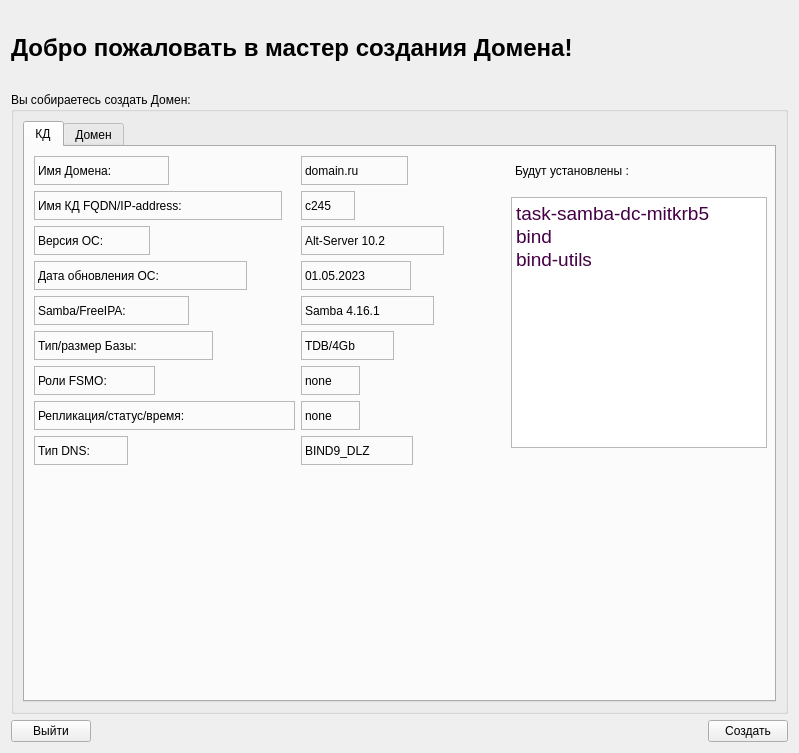
<?xml version="1.0" encoding="UTF-8"?>
<ui version="4.0">
 <class>Step1Page</class>
 <widget class="QWidget" name="Step1Page">
  <property name="geometry">
   <rect>
    <x>0</x>
    <y>0</y>
    <width>799</width>
    <height>753</height>
   </rect>
  </property>
  <property name="font">
   <font>
    <underline>false</underline>
   </font>
  </property>
  <property name="windowTitle">
   <string>Form</string>
  </property>
  <layout class="QGridLayout" name="gridLayout_2">
   <item row="2" column="0">
    <widget class="QPushButton" name="exitPushButton">
     <property name="text">
      <string>Выйти</string>
     </property>
    </widget>
   </item>
   <item row="0" column="3">
    <widget class="QLabel" name="label_9">
     <property name="sizePolicy">
      <sizepolicy hsizetype="Fixed" vsizetype="Fixed">
       <horstretch>0</horstretch>
       <verstretch>0</verstretch>
      </sizepolicy>
     </property>
     <property name="minimumSize">
      <size>
       <width>75</width>
       <height>75</height>
      </size>
     </property>
     <property name="maximumSize">
      <size>
       <width>50</width>
       <height>50</height>
      </size>
     </property>
     <property name="frameShape">
      <enum>QFrame::NoFrame</enum>
     </property>
     <property name="text">
      <string/>
     </property>
     <property name="pixmap">
      <pixmap>logo.png</pixmap>
     </property>
     <property name="scaledContents">
      <bool>true</bool>
     </property>
    </widget>
   </item>
   <item row="2" column="3">
    <widget class="QPushButton" name="nextPushButton">
     <property name="text">
      <string>Создать</string>
     </property>
    </widget>
   </item>
   <item row="0" column="0" colspan="3">
    <widget class="QLabel" name="label">
     <property name="sizePolicy">
      <sizepolicy hsizetype="Fixed" vsizetype="Fixed">
       <horstretch>0</horstretch>
       <verstretch>0</verstretch>
      </sizepolicy>
     </property>
     <property name="font">
      <font>
       <pointsize>18</pointsize>
       <weight>75</weight>
       <bold>true</bold>
       <underline>false</underline>
      </font>
     </property>
     <property name="text">
      <string>Добро пожаловать в мастер создания Домена! </string>
     </property>
     <property name="margin">
      <number>3</number>
     </property>
    </widget>
   </item>
   <item row="2" column="1">
    <spacer name="horizontalSpacer">
     <property name="orientation">
      <enum>Qt::Horizontal</enum>
     </property>
     <property name="sizeHint" stdset="0">
      <size>
       <width>538</width>
       <height>20</height>
      </size>
     </property>
    </spacer>
   </item>
   <item row="1" column="0" colspan="4">
    <widget class="QGroupBox" name="groupBox">
     <property name="sizePolicy">
      <sizepolicy hsizetype="Expanding" vsizetype="Expanding">
       <horstretch>0</horstretch>
       <verstretch>0</verstretch>
      </sizepolicy>
     </property>
     <property name="font">
      <font>
       <weight>50</weight>
       <bold>false</bold>
       <underline>false</underline>
      </font>
     </property>
     <property name="title">
      <string>Вы собираетесь создать Домен:</string>
     </property>
     <property name="flat">
      <bool>true</bool>
     </property>
     <property name="checkable">
      <bool>false</bool>
     </property>
     <layout class="QGridLayout" name="gridLayout_3">
      <item row="0" column="0">
       <widget class="QTabWidget" name="tabWidget">
        <property name="currentIndex">
         <number>0</number>
        </property>
        <widget class="QWidget" name="tab">
         <attribute name="title">
          <string>КД</string>
         </attribute>
         <widget class="QLabel" name="label_2">
          <property name="geometry">
           <rect>
            <x>9</x>
            <y>9</y>
            <width>135</width>
            <height>29</height>
           </rect>
          </property>
          <property name="font">
           <font>
            <weight>50</weight>
            <bold>false</bold>
            <underline>false</underline>
           </font>
          </property>
          <property name="frameShape">
           <enum>QFrame::StyledPanel</enum>
          </property>
          <property name="frameShadow">
           <enum>QFrame::Plain</enum>
          </property>
          <property name="lineWidth">
           <number>1</number>
          </property>
          <property name="midLineWidth">
           <number>0</number>
          </property>
          <property name="text">
           <string>Имя Домена:</string>
          </property>
         </widget>
         <widget class="QLabel" name="label_18">
          <property name="geometry">
           <rect>
            <x>276</x>
            <y>9</y>
            <width>107</width>
            <height>29</height>
           </rect>
          </property>
          <property name="font">
           <font>
            <weight>50</weight>
            <bold>false</bold>
            <underline>false</underline>
           </font>
          </property>
          <property name="frameShape">
           <enum>QFrame::StyledPanel</enum>
          </property>
          <property name="frameShadow">
           <enum>QFrame::Plain</enum>
          </property>
          <property name="lineWidth">
           <number>1</number>
          </property>
          <property name="midLineWidth">
           <number>0</number>
          </property>
          <property name="text">
           <string>domain.ru</string>
          </property>
         </widget>
         <widget class="QTextEdit" name="textEdit">
          <property name="geometry">
           <rect>
            <x>486</x>
            <y>50</y>
            <width>256</width>
            <height>251</height>
           </rect>
          </property>
          <property name="sizePolicy">
           <sizepolicy hsizetype="Maximum" vsizetype="Expanding">
            <horstretch>25</horstretch>
            <verstretch>0</verstretch>
           </sizepolicy>
          </property>
          <property name="html">
           <string>&lt;!DOCTYPE HTML PUBLIC &quot;-//W3C//DTD HTML 4.0//EN&quot; &quot;http://www.w3.org/TR/REC-html40/strict.dtd&quot;&gt;
&lt;html&gt;&lt;head&gt;&lt;meta name=&quot;qrichtext&quot; content=&quot;1&quot; /&gt;&lt;style type=&quot;text/css&quot;&gt;
p, li { white-space: pre-wrap; }
&lt;/style&gt;&lt;/head&gt;&lt;body style=&quot; font-family:'Noto Sans'; font-size:14pt; font-weight:400; font-style:normal;&quot;&gt;
&lt;p style=&quot; margin-top:0px; margin-bottom:0px; margin-left:0px; margin-right:0px; -qt-block-indent:0; text-indent:0px;&quot;&gt;&lt;span style=&quot; font-family:'droid sans mono','liberation sans mono','monospace'; color:#440044;&quot;&gt;task-samba-dc-mitkrb5&lt;/span&gt;&lt;/p&gt;
&lt;p style=&quot; margin-top:0px; margin-bottom:0px; margin-left:0px; margin-right:0px; -qt-block-indent:0; text-indent:0px;&quot;&gt;&lt;span style=&quot; font-family:'droid sans mono','liberation sans mono','monospace'; color:#440044;&quot;&gt;bind&lt;/span&gt;&lt;/p&gt;
&lt;p style=&quot; margin-top:0px; margin-bottom:0px; margin-left:0px; margin-right:0px; -qt-block-indent:0; text-indent:0px;&quot;&gt;&lt;span style=&quot; font-family:'droid sans mono','liberation sans mono','monospace'; color:#440044;&quot;&gt;bind-utils&lt;/span&gt;&lt;/p&gt;
&lt;p style=&quot;-qt-paragraph-type:empty; margin-top:0px; margin-bottom:0px; margin-left:0px; margin-right:0px; -qt-block-indent:0; text-indent:0px; font-family:'droid sans mono','liberation sans mono','monospace'; color:#440044;&quot;&gt;&lt;br /&gt;&lt;/p&gt;
&lt;p style=&quot;-qt-paragraph-type:empty; margin-top:0px; margin-bottom:0px; margin-left:0px; margin-right:0px; -qt-block-indent:0; text-indent:0px;&quot;&gt;&lt;br /&gt;&lt;/p&gt;&lt;/body&gt;&lt;/html&gt;</string>
          </property>
         </widget>
         <widget class="QLabel" name="label_3">
          <property name="geometry">
           <rect>
            <x>9</x>
            <y>44</y>
            <width>248</width>
            <height>29</height>
           </rect>
          </property>
          <property name="font">
           <font>
            <weight>50</weight>
            <bold>false</bold>
            <underline>false</underline>
           </font>
          </property>
          <property name="frameShape">
           <enum>QFrame::StyledPanel</enum>
          </property>
          <property name="frameShadow">
           <enum>QFrame::Plain</enum>
          </property>
          <property name="lineWidth">
           <number>1</number>
          </property>
          <property name="midLineWidth">
           <number>0</number>
          </property>
          <property name="text">
           <string>Имя КД FQDN/IP-address:</string>
          </property>
         </widget>
         <widget class="QLabel" name="label_17">
          <property name="geometry">
           <rect>
            <x>276</x>
            <y>44</y>
            <width>54</width>
            <height>29</height>
           </rect>
          </property>
          <property name="font">
           <font>
            <weight>50</weight>
            <bold>false</bold>
            <underline>false</underline>
           </font>
          </property>
          <property name="frameShape">
           <enum>QFrame::StyledPanel</enum>
          </property>
          <property name="frameShadow">
           <enum>QFrame::Plain</enum>
          </property>
          <property name="lineWidth">
           <number>1</number>
          </property>
          <property name="midLineWidth">
           <number>0</number>
          </property>
          <property name="text">
           <string>c245</string>
          </property>
         </widget>
         <widget class="QLabel" name="label_4">
          <property name="geometry">
           <rect>
            <x>9</x>
            <y>79</y>
            <width>116</width>
            <height>29</height>
           </rect>
          </property>
          <property name="font">
           <font>
            <weight>50</weight>
            <bold>false</bold>
            <underline>false</underline>
           </font>
          </property>
          <property name="frameShape">
           <enum>QFrame::StyledPanel</enum>
          </property>
          <property name="frameShadow">
           <enum>QFrame::Plain</enum>
          </property>
          <property name="lineWidth">
           <number>1</number>
          </property>
          <property name="midLineWidth">
           <number>0</number>
          </property>
          <property name="text">
           <string>Версия ОС:</string>
          </property>
         </widget>
         <widget class="QLabel" name="label_19">
          <property name="geometry">
           <rect>
            <x>276</x>
            <y>79</y>
            <width>143</width>
            <height>29</height>
           </rect>
          </property>
          <property name="font">
           <font>
            <weight>50</weight>
            <bold>false</bold>
            <underline>false</underline>
           </font>
          </property>
          <property name="frameShape">
           <enum>QFrame::StyledPanel</enum>
          </property>
          <property name="frameShadow">
           <enum>QFrame::Plain</enum>
          </property>
          <property name="lineWidth">
           <number>1</number>
          </property>
          <property name="midLineWidth">
           <number>0</number>
          </property>
          <property name="text">
           <string>Alt-Server 10.2</string>
          </property>
         </widget>
         <widget class="QLabel" name="label_5">
          <property name="geometry">
           <rect>
            <x>9</x>
            <y>114</y>
            <width>213</width>
            <height>29</height>
           </rect>
          </property>
          <property name="font">
           <font>
            <weight>50</weight>
            <bold>false</bold>
            <underline>false</underline>
           </font>
          </property>
          <property name="frameShape">
           <enum>QFrame::StyledPanel</enum>
          </property>
          <property name="frameShadow">
           <enum>QFrame::Plain</enum>
          </property>
          <property name="lineWidth">
           <number>1</number>
          </property>
          <property name="midLineWidth">
           <number>0</number>
          </property>
          <property name="text">
           <string>Дата обновления ОС:</string>
          </property>
         </widget>
         <widget class="QLabel" name="label_12">
          <property name="geometry">
           <rect>
            <x>276</x>
            <y>114</y>
            <width>110</width>
            <height>29</height>
           </rect>
          </property>
          <property name="font">
           <font>
            <weight>50</weight>
            <bold>false</bold>
            <underline>false</underline>
           </font>
          </property>
          <property name="frameShape">
           <enum>QFrame::StyledPanel</enum>
          </property>
          <property name="frameShadow">
           <enum>QFrame::Plain</enum>
          </property>
          <property name="lineWidth">
           <number>1</number>
          </property>
          <property name="midLineWidth">
           <number>0</number>
          </property>
          <property name="text">
           <string>01.05.2023</string>
          </property>
         </widget>
         <widget class="QLabel" name="label_6">
          <property name="geometry">
           <rect>
            <x>9</x>
            <y>149</y>
            <width>155</width>
            <height>29</height>
           </rect>
          </property>
          <property name="font">
           <font>
            <weight>50</weight>
            <bold>false</bold>
            <underline>false</underline>
           </font>
          </property>
          <property name="frameShape">
           <enum>QFrame::StyledPanel</enum>
          </property>
          <property name="frameShadow">
           <enum>QFrame::Plain</enum>
          </property>
          <property name="lineWidth">
           <number>1</number>
          </property>
          <property name="midLineWidth">
           <number>0</number>
          </property>
          <property name="text">
           <string>Samba/FreeIPA:</string>
          </property>
         </widget>
         <widget class="QLabel" name="label_13">
          <property name="geometry">
           <rect>
            <x>276</x>
            <y>149</y>
            <width>133</width>
            <height>29</height>
           </rect>
          </property>
          <property name="font">
           <font>
            <weight>50</weight>
            <bold>false</bold>
            <underline>false</underline>
           </font>
          </property>
          <property name="frameShape">
           <enum>QFrame::StyledPanel</enum>
          </property>
          <property name="frameShadow">
           <enum>QFrame::Plain</enum>
          </property>
          <property name="lineWidth">
           <number>1</number>
          </property>
          <property name="midLineWidth">
           <number>0</number>
          </property>
          <property name="text">
           <string>Samba 4.16.1</string>
          </property>
         </widget>
         <widget class="QLabel" name="label_7">
          <property name="geometry">
           <rect>
            <x>9</x>
            <y>184</y>
            <width>179</width>
            <height>29</height>
           </rect>
          </property>
          <property name="font">
           <font>
            <weight>50</weight>
            <bold>false</bold>
            <underline>false</underline>
           </font>
          </property>
          <property name="frameShape">
           <enum>QFrame::StyledPanel</enum>
          </property>
          <property name="frameShadow">
           <enum>QFrame::Plain</enum>
          </property>
          <property name="lineWidth">
           <number>1</number>
          </property>
          <property name="midLineWidth">
           <number>0</number>
          </property>
          <property name="text">
           <string>Тип/размер Базы:</string>
          </property>
         </widget>
         <widget class="QLabel" name="label_16">
          <property name="geometry">
           <rect>
            <x>276</x>
            <y>184</y>
            <width>93</width>
            <height>29</height>
           </rect>
          </property>
          <property name="font">
           <font>
            <weight>50</weight>
            <bold>false</bold>
            <underline>false</underline>
           </font>
          </property>
          <property name="frameShape">
           <enum>QFrame::StyledPanel</enum>
          </property>
          <property name="frameShadow">
           <enum>QFrame::Plain</enum>
          </property>
          <property name="lineWidth">
           <number>1</number>
          </property>
          <property name="midLineWidth">
           <number>0</number>
          </property>
          <property name="text">
           <string>TDB/4Gb</string>
          </property>
         </widget>
         <widget class="QLabel" name="label_8">
          <property name="geometry">
           <rect>
            <x>9</x>
            <y>219</y>
            <width>121</width>
            <height>29</height>
           </rect>
          </property>
          <property name="font">
           <font>
            <weight>50</weight>
            <bold>false</bold>
            <underline>false</underline>
           </font>
          </property>
          <property name="frameShape">
           <enum>QFrame::StyledPanel</enum>
          </property>
          <property name="frameShadow">
           <enum>QFrame::Plain</enum>
          </property>
          <property name="lineWidth">
           <number>1</number>
          </property>
          <property name="midLineWidth">
           <number>0</number>
          </property>
          <property name="text">
           <string>Роли FSMO:</string>
          </property>
         </widget>
         <widget class="QLabel" name="label_14">
          <property name="geometry">
           <rect>
            <x>276</x>
            <y>219</y>
            <width>59</width>
            <height>29</height>
           </rect>
          </property>
          <property name="font">
           <font>
            <weight>50</weight>
            <bold>false</bold>
            <underline>false</underline>
           </font>
          </property>
          <property name="frameShape">
           <enum>QFrame::StyledPanel</enum>
          </property>
          <property name="frameShadow">
           <enum>QFrame::Plain</enum>
          </property>
          <property name="lineWidth">
           <number>1</number>
          </property>
          <property name="midLineWidth">
           <number>0</number>
          </property>
          <property name="text">
           <string>none</string>
          </property>
         </widget>
         <widget class="QLabel" name="label_10">
          <property name="geometry">
           <rect>
            <x>9</x>
            <y>254</y>
            <width>261</width>
            <height>29</height>
           </rect>
          </property>
          <property name="font">
           <font>
            <weight>50</weight>
            <bold>false</bold>
            <underline>false</underline>
           </font>
          </property>
          <property name="frameShape">
           <enum>QFrame::StyledPanel</enum>
          </property>
          <property name="frameShadow">
           <enum>QFrame::Plain</enum>
          </property>
          <property name="lineWidth">
           <number>1</number>
          </property>
          <property name="midLineWidth">
           <number>0</number>
          </property>
          <property name="text">
           <string>Репликация/статус/время:</string>
          </property>
         </widget>
         <widget class="QLabel" name="label_20">
          <property name="geometry">
           <rect>
            <x>276</x>
            <y>254</y>
            <width>59</width>
            <height>29</height>
           </rect>
          </property>
          <property name="font">
           <font>
            <weight>50</weight>
            <bold>false</bold>
            <underline>false</underline>
           </font>
          </property>
          <property name="frameShape">
           <enum>QFrame::StyledPanel</enum>
          </property>
          <property name="frameShadow">
           <enum>QFrame::Plain</enum>
          </property>
          <property name="lineWidth">
           <number>1</number>
          </property>
          <property name="midLineWidth">
           <number>0</number>
          </property>
          <property name="text">
           <string>none</string>
          </property>
         </widget>
         <widget class="QLabel" name="label_11">
          <property name="geometry">
           <rect>
            <x>9</x>
            <y>289</y>
            <width>94</width>
            <height>29</height>
           </rect>
          </property>
          <property name="font">
           <font>
            <weight>50</weight>
            <bold>false</bold>
            <underline>false</underline>
           </font>
          </property>
          <property name="frameShape">
           <enum>QFrame::StyledPanel</enum>
          </property>
          <property name="frameShadow">
           <enum>QFrame::Plain</enum>
          </property>
          <property name="lineWidth">
           <number>1</number>
          </property>
          <property name="midLineWidth">
           <number>0</number>
          </property>
          <property name="text">
           <string>Тип DNS:</string>
          </property>
         </widget>
         <widget class="QLabel" name="label_15">
          <property name="geometry">
           <rect>
            <x>276</x>
            <y>289</y>
            <width>112</width>
            <height>29</height>
           </rect>
          </property>
          <property name="font">
           <font>
            <weight>50</weight>
            <bold>false</bold>
            <underline>false</underline>
           </font>
          </property>
          <property name="frameShape">
           <enum>QFrame::StyledPanel</enum>
          </property>
          <property name="frameShadow">
           <enum>QFrame::Plain</enum>
          </property>
          <property name="lineWidth">
           <number>1</number>
          </property>
          <property name="midLineWidth">
           <number>0</number>
          </property>
          <property name="text">
           <string>BIND9_DLZ</string>
          </property>
         </widget>
         <widget class="QLabel" name="label_22">
          <property name="geometry">
           <rect>
            <x>490</x>
            <y>10</y>
            <width>251</width>
            <height>27</height>
           </rect>
          </property>
          <property name="text">
           <string>Будут установлены :</string>
          </property>
         </widget>
        </widget>
        <widget class="QWidget" name="tab_2">
         <attribute name="title">
          <string>Домен</string>
         </attribute>
         <layout class="QGridLayout" name="gridLayout_4">
          <item row="3" column="0">
           <widget class="QLabel" name="label_28">
            <property name="font">
             <font>
              <weight>50</weight>
              <bold>false</bold>
              <underline>false</underline>
             </font>
            </property>
            <property name="frameShape">
             <enum>QFrame::StyledPanel</enum>
            </property>
            <property name="frameShadow">
             <enum>QFrame::Plain</enum>
            </property>
            <property name="lineWidth">
             <number>1</number>
            </property>
            <property name="midLineWidth">
             <number>0</number>
            </property>
            <property name="text">
             <string>Samba/FreeIPA:</string>
            </property>
           </widget>
          </item>
          <item row="1" column="0">
           <widget class="QLabel" name="label_30">
            <property name="font">
             <font>
              <weight>50</weight>
              <bold>false</bold>
              <underline>false</underline>
             </font>
            </property>
            <property name="frameShape">
             <enum>QFrame::StyledPanel</enum>
            </property>
            <property name="frameShadow">
             <enum>QFrame::Plain</enum>
            </property>
            <property name="lineWidth">
             <number>1</number>
            </property>
            <property name="midLineWidth">
             <number>0</number>
            </property>
            <property name="text">
             <string>Состав домена:</string>
            </property>
           </widget>
          </item>
          <item row="3" column="1">
           <widget class="QLabel" name="label_23">
            <property name="font">
             <font>
              <weight>50</weight>
              <bold>false</bold>
              <underline>false</underline>
             </font>
            </property>
            <property name="frameShape">
             <enum>QFrame::StyledPanel</enum>
            </property>
            <property name="frameShadow">
             <enum>QFrame::Plain</enum>
            </property>
            <property name="lineWidth">
             <number>1</number>
            </property>
            <property name="midLineWidth">
             <number>0</number>
            </property>
            <property name="text">
             <string>Samba 4.16.1</string>
            </property>
           </widget>
          </item>
          <item row="1" column="1">
           <widget class="QLabel" name="label_21">
            <property name="font">
             <font>
              <weight>50</weight>
              <bold>false</bold>
              <underline>false</underline>
             </font>
            </property>
            <property name="frameShape">
             <enum>QFrame::StyledPanel</enum>
            </property>
            <property name="frameShadow">
             <enum>QFrame::Plain</enum>
            </property>
            <property name="lineWidth">
             <number>1</number>
            </property>
            <property name="midLineWidth">
             <number>0</number>
            </property>
            <property name="text">
             <string/>
            </property>
           </widget>
          </item>
          <item row="7" column="0" colspan="3">
           <spacer name="verticalSpacer_2">
            <property name="orientation">
             <enum>Qt::Vertical</enum>
            </property>
            <property name="sizeHint" stdset="0">
             <size>
              <width>708</width>
              <height>78</height>
             </size>
            </property>
           </spacer>
          </item>
          <item row="0" column="0">
           <widget class="QLabel" name="label_35">
            <property name="font">
             <font>
              <weight>50</weight>
              <bold>false</bold>
              <underline>false</underline>
             </font>
            </property>
            <property name="frameShape">
             <enum>QFrame::StyledPanel</enum>
            </property>
            <property name="frameShadow">
             <enum>QFrame::Plain</enum>
            </property>
            <property name="lineWidth">
             <number>1</number>
            </property>
            <property name="midLineWidth">
             <number>0</number>
            </property>
            <property name="text">
             <string>Имя Домена:</string>
            </property>
           </widget>
          </item>
          <item row="5" column="0">
           <widget class="QLabel" name="label_37">
            <property name="font">
             <font>
              <weight>50</weight>
              <bold>false</bold>
              <underline>false</underline>
             </font>
            </property>
            <property name="frameShape">
             <enum>QFrame::StyledPanel</enum>
            </property>
            <property name="frameShadow">
             <enum>QFrame::Plain</enum>
            </property>
            <property name="lineWidth">
             <number>1</number>
            </property>
            <property name="midLineWidth">
             <number>0</number>
            </property>
            <property name="text">
             <string>Репликация/статус/время:</string>
            </property>
           </widget>
          </item>
          <item row="5" column="1">
           <widget class="QLabel" name="label_27">
            <property name="font">
             <font>
              <weight>50</weight>
              <bold>false</bold>
              <underline>false</underline>
             </font>
            </property>
            <property name="frameShape">
             <enum>QFrame::StyledPanel</enum>
            </property>
            <property name="frameShadow">
             <enum>QFrame::Plain</enum>
            </property>
            <property name="lineWidth">
             <number>1</number>
            </property>
            <property name="midLineWidth">
             <number>0</number>
            </property>
            <property name="text">
             <string>none</string>
            </property>
           </widget>
          </item>
          <item row="6" column="0">
           <widget class="QLabel" name="label_31">
            <property name="font">
             <font>
              <weight>50</weight>
              <bold>false</bold>
              <underline>false</underline>
             </font>
            </property>
            <property name="frameShape">
             <enum>QFrame::StyledPanel</enum>
            </property>
            <property name="frameShadow">
             <enum>QFrame::Plain</enum>
            </property>
            <property name="lineWidth">
             <number>1</number>
            </property>
            <property name="midLineWidth">
             <number>0</number>
            </property>
            <property name="text">
             <string>Тип DNS:</string>
            </property>
           </widget>
          </item>
          <item row="6" column="1">
           <widget class="QLabel" name="label_32">
            <property name="font">
             <font>
              <weight>50</weight>
              <bold>false</bold>
              <underline>false</underline>
             </font>
            </property>
            <property name="frameShape">
             <enum>QFrame::StyledPanel</enum>
            </property>
            <property name="frameShadow">
             <enum>QFrame::Plain</enum>
            </property>
            <property name="lineWidth">
             <number>1</number>
            </property>
            <property name="midLineWidth">
             <number>0</number>
            </property>
            <property name="text">
             <string>BIND9_DLZ</string>
            </property>
           </widget>
          </item>
          <item row="4" column="0">
           <widget class="QLabel" name="label_34">
            <property name="font">
             <font>
              <weight>50</weight>
              <bold>false</bold>
              <underline>false</underline>
             </font>
            </property>
            <property name="frameShape">
             <enum>QFrame::StyledPanel</enum>
            </property>
            <property name="frameShadow">
             <enum>QFrame::Plain</enum>
            </property>
            <property name="lineWidth">
             <number>1</number>
            </property>
            <property name="midLineWidth">
             <number>0</number>
            </property>
            <property name="text">
             <string>Тип/размер Базы:</string>
            </property>
           </widget>
          </item>
          <item row="2" column="0">
           <widget class="QLabel" name="label_36">
            <property name="font">
             <font>
              <weight>50</weight>
              <bold>false</bold>
              <underline>false</underline>
             </font>
            </property>
            <property name="frameShape">
             <enum>QFrame::StyledPanel</enum>
            </property>
            <property name="frameShadow">
             <enum>QFrame::Plain</enum>
            </property>
            <property name="lineWidth">
             <number>1</number>
            </property>
            <property name="midLineWidth">
             <number>0</number>
            </property>
            <property name="text">
             <string>Тип аутентификации:</string>
            </property>
           </widget>
          </item>
          <item row="4" column="1">
           <widget class="QLabel" name="label_38">
            <property name="font">
             <font>
              <weight>50</weight>
              <bold>false</bold>
              <underline>false</underline>
             </font>
            </property>
            <property name="frameShape">
             <enum>QFrame::StyledPanel</enum>
            </property>
            <property name="frameShadow">
             <enum>QFrame::Plain</enum>
            </property>
            <property name="lineWidth">
             <number>1</number>
            </property>
            <property name="midLineWidth">
             <number>0</number>
            </property>
            <property name="text">
             <string>TDB/4Gb</string>
            </property>
           </widget>
          </item>
          <item row="2" column="1">
           <widget class="QLabel" name="label_26">
            <property name="font">
             <font>
              <weight>50</weight>
              <bold>false</bold>
              <underline>false</underline>
             </font>
            </property>
            <property name="frameShape">
             <enum>QFrame::StyledPanel</enum>
            </property>
            <property name="frameShadow">
             <enum>QFrame::Plain</enum>
            </property>
            <property name="lineWidth">
             <number>1</number>
            </property>
            <property name="midLineWidth">
             <number>0</number>
            </property>
            <property name="text">
             <string>Kerberos 5</string>
            </property>
           </widget>
          </item>
          <item row="0" column="1">
           <widget class="QLabel" name="label_25">
            <property name="font">
             <font>
              <weight>50</weight>
              <bold>false</bold>
              <underline>false</underline>
             </font>
            </property>
            <property name="frameShape">
             <enum>QFrame::StyledPanel</enum>
            </property>
            <property name="frameShadow">
             <enum>QFrame::Plain</enum>
            </property>
            <property name="lineWidth">
             <number>1</number>
            </property>
            <property name="midLineWidth">
             <number>0</number>
            </property>
            <property name="text">
             <string>none</string>
            </property>
           </widget>
          </item>
          <item row="0" column="2" rowspan="7">
           <widget class="QTextEdit" name="textEdit_2">
            <property name="html">
             <string>&lt;!DOCTYPE HTML PUBLIC &quot;-//W3C//DTD HTML 4.0//EN&quot; &quot;http://www.w3.org/TR/REC-html40/strict.dtd&quot;&gt;
&lt;html&gt;&lt;head&gt;&lt;meta name=&quot;qrichtext&quot; content=&quot;1&quot; /&gt;&lt;style type=&quot;text/css&quot;&gt;
p, li { white-space: pre-wrap; }
&lt;/style&gt;&lt;/head&gt;&lt;body style=&quot; font-family:'Noto Sans'; font-size:14pt; font-weight:400; font-style:normal;&quot;&gt;
&lt;p style=&quot; margin-top:0px; margin-bottom:0px; margin-left:0px; margin-right:0px; -qt-block-indent:0; text-indent:0px;&quot;&gt;Дополнительная информация&lt;/p&gt;
&lt;p style=&quot;-qt-paragraph-type:empty; margin-top:0px; margin-bottom:0px; margin-left:0px; margin-right:0px; -qt-block-indent:0; text-indent:0px;&quot;&gt;&lt;br /&gt;&lt;/p&gt;&lt;/body&gt;&lt;/html&gt;</string>
            </property>
           </widget>
          </item>
         </layout>
        </widget>
       </widget>
      </item>
     </layout>
    </widget>
   </item>
  </layout>
 </widget>
 <resources/>
 <connections/>
</ui>
